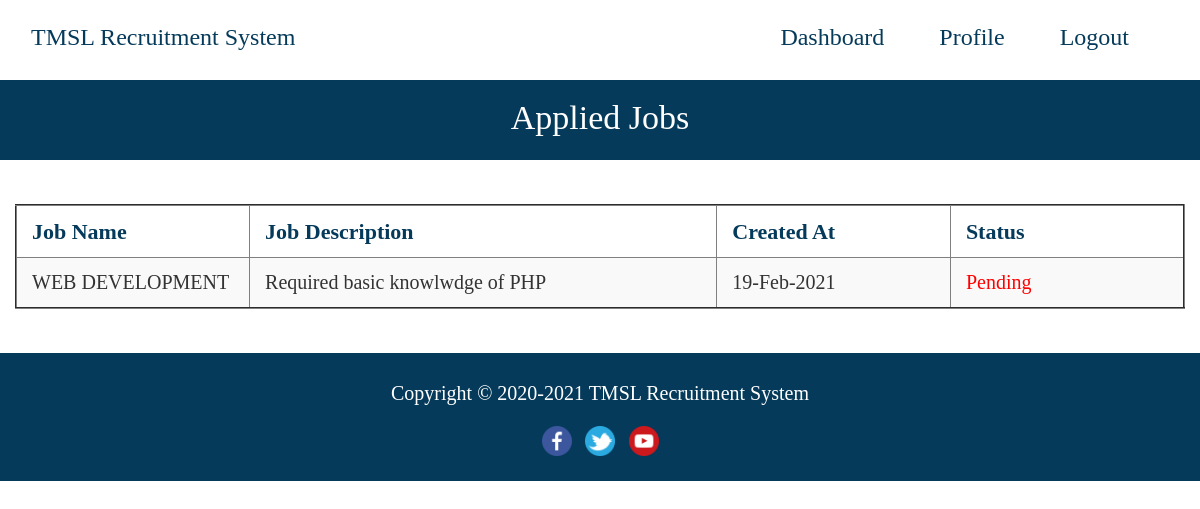
/user/applied-jobs.php (signed in), run on the app's committed database.
### tables this page shows
CREATE TABLE `apply_job_post` (
  `id_apply` int(11) NOT NULL,
  `id_jobpost` int(11) NOT NULL,
  `id_company` int(11) NOT NULL,
  `id_user` int(11) NOT NULL,
  `status` int(11) NOT NULL DEFAULT '0'
);

CREATE TABLE `job_post` (
  `id_jobpost` int(11) NOT NULL,
  `id_company` int(11) NOT NULL,
  `jobtitle` varchar(255) NOT NULL,
  `description` text NOT NULL,
  `minimumsalary` varchar(255) NOT NULL,
  `maximumsalary` varchar(255) NOT NULL,
  `experience` varchar(255) NOT NULL,
  `qualification` varchar(255) NOT NULL,
  `createdAt` timestamp NOT NULL DEFAULT CURRENT_TIMESTAMP
);

### user/applied-jobs.php (the view, shortened to what this page needs)
<?php
require_once("../db.php");
?>
<!DOCTYPE html>
<html lang="en">
  <head>
    <link rel="stylesheet" href="https://maxcdn.bootstrapcdn.com/bootstrap/3.3.7/css/bootstrap.min.css">
  </head>
  <body>
  <font face="calibri">
  <section>
    <div class="container">
      <div class="row">
        <header>
          <nav class="navbar navbar-default" style="margin-bottom: 0; height: 80px; background-color: white; border-color: transparent;">
            <div class="container-fluid">
              <div class="navbar-header">
                <a class="navbar-brand" style="font-size: 24px; color: #053a5a; line-height: 42px;" href="../index.php">TMSL Recruitment System</a>
              </div>
              <div class="collapse navbar-collapse" id="bs-example-navbar-collapse-1">
                <ul class="nav navbar-nav navbar-right">
                <li style="padding-right: 25px;"><a href="dashboard.php" style="font-size: 24px; color: #053a5a; line-height: 42px;">Dashboard</a></li>
                  <li style="padding-right: 25px;"><a href="profile.php" style="font-size: 24px; color: #053a5a; line-height: 42px;">Profile</a></li>
                  <li style="padding-right: 25px;"><a href="../logout.php" style="font-size: 24px; color: #053a5a; line-height: 42px;">Logout</a></li>
                </ul>
              </div>
            </div>
          </nav>
        </header>
      </div>
    </div>
  </section>
  <div style="background-color: #053a5a; height: 80px;">
    <p style="font-size: 34px; color: white; text-align: center; line-height: 75px;">Applied Jobs</p>
  </div>
  <br>
  <br>
    <div class="container">
      <div class="row" align="center">
            <table border="2px solid #053a5a" class="table-striped" width="100%">
              <thead>
                <th style="padding-left: 15px; padding-right: 15px; font-size: 22px; width: 20%; padding-top: 10px; padding-bottom: 10px; color: #053a5a;">Job Name</th>
                <th style="padding-left: 15px; padding-right: 15px; width: 40%; font-size: 22px; color: #053a5a;">Job Description</th>
                <th style="padding-left: 15px; padding-right: 15px; width: 20%; font-size: 22px; color: #053a5a;">Created At</th>
                <th style="padding-left: 15px; padding-right: 15px; width: 20%; font-size: 22px; color: #053a5a;">Status</th>
              </thead>
              <tbody>
                <?php
                  $sql = "SELECT * FROM job_post INNER JOIN apply_job_post ON job_post.id_jobpost=apply_job_post.id_jobpost WHERE apply_job_post.id_user='$_SESSION[id_user]'";
                  $result = $conn->query($sql);
                  if($result->num_rows > 0) {
                    while($row = $result->fetch_assoc())
                    {
                     ?>
                      <tr>
                        <td style="padding-left: 15px; padding-right: 15px; font-size: 20px; width: 20%; padding-top: 10px; padding-bottom: 10px;"><?php echo $row['jobtitle']; ?></td>
                        <td style="padding-left: 15px; padding-right: 15px; width: 40%; font-size: 20px;"><?php echo $row['description']; ?></td>
                        <td style="padding-left: 15px; padding-right: 15px; width: 20%; font-size: 20px;"><?php echo date("d-M-Y", strtotime($row['createdAt'])); ?></td>
                        <td style="padding-left: 15px; padding-right: 15px; width: 20%; font-size: 20px; color: red;"><?php
                        if($row['status'] == 0) {
                          echo "Pending";
                        } else if($row['status'] == 1 ) {
                          echo "Rejected";
                        } else {
                          echo "Rejected";
                        }
                        ?>
                      </td>
                      </tr>
                     <?php
                    }
                  }
                ?>
              </tbody>
            </table>
          </div>
        </div>
    <br><br>
<footer id="footer" style="background-color: #053a5a; height: 80px;">
    <p style="color:white; font-size: 20px; line-height: 80px; text-align: center;">
    Copyright &copy; 2020-2021 <a href="index.php" style="color:white;">TMSL Recruitment System </a>
    </p>
    <div align="center" style="background-color: #053a5a; margin-top: -1.4%; height: 55px;">
    <a href="https://www.facebook.com/tigkolkata" target="_blank"><img src="../img/facebook.png" style="width: 30px; height: 30px; margin-left: 5px; margin-right: 5px;" /></a>
    <a href="https://twitter.com/tiukolkata" target="_blank"><img src="../img/twitter.png" style="width: 30px; height: 30px; margin-left: 5px; margin-right: 5px;" /></a>
    <a href="https://www.youtube.com/user/technoindiagroup" target="_blank"><img src="../img/youtube.png" style="width: 30px; height: 30px; margin-left: 5px; margin-right: 5px;" /></a>
    </div>
  </footer>
  </font>
  </body>
</html>

### data on the page
apply_job_post: id_jobpost.jobtitle "WEB DEVELOPMENT", id_jobpost.description "Required basic knowlwdge of PHP", id_jobpost.createdAt "19-Feb-2021", status "Pending"
